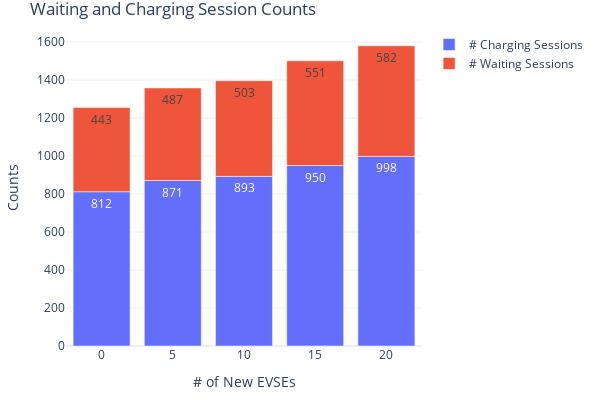

Notebook cell for this chart:
### Markdown cell above
#### 5.3 Charging and Waiting Sessions

### Code cell
fig = go.Figure(
    data=[
        go.Bar(
            name="# Charging Sessions",
            x=count_stats['nevse_count'],
            y=count_stats['cs_count'],
            offsetgroup=1,
            text=count_stats['cs_count'],
            textposition='auto',
        ),
        go.Bar(
            name="# Waiting Sessions",
            x=count_stats['nevse_count'],
            y=count_stats['wait_count'],
            offsetgroup=1,
            base=count_stats['cs_count'],
            text=count_stats['wait_count'],
            textposition='auto',
        )
    ],
    layout=go.Layout(
        title="Waiting and Charging Session Counts",
        yaxis_title="Counts", 
        xaxis_title="# of New EVSEs", width=600, height=400
        
    )
)
fig.update_xaxes(type='category')
fig.update_layout(margin=dict(l=20, r=20, t=30, b=20), uniformtext_minsize=8, uniformtext_mode='hide', template='plotly_white')
fig.show()

### Figure 1 — Plotly figure (JSON) as saved in the notebook; plotly's stock layout.template omitted (floating-point values rounded to 4 significant figures)
{"data": [{"name": "# Charging Sessions", "offsetgroup": "1", "text": [812, 871, 893, 950, 998], "textposition": "auto", "type": "bar", "x": [0, 5, 10, 15, 20], "y": [812, 871, 893, 950, 998]}, {"base": [812, 871, 893, 950, 998], "name": "# Waiting Sessions", "offsetgroup": "1", "text": [443, 487, 503, 551, 582], "textposition": "auto", "type": "bar", "x": [0, 5, 10, 15, 20], "y": [443, 487, 503, 551, 582]}], "layout": {"height": 400, "margin": {"b": 20, "l": 20, "r": 20, "t": 30}, "title": {"text": "Waiting and Charging Session Counts"}, "uniformtext": {"minsize": 8, "mode": "hide"}, "width": 600, "xaxis": {"autorange": true, "range": [-0.5, 4.5], "title": {"text": "# of New EVSEs"}, "type": "category"}, "yaxis": {"autorange": true, "range": [0, 1663.0], "title": {"text": "Counts"}, "type": "linear"}}}
